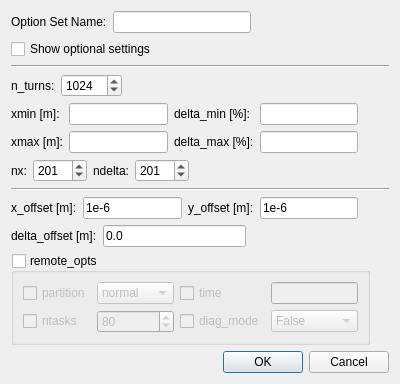
<?xml version="1.0" encoding="UTF-8"?>
<ui version="4.0">
 <class>Dialog</class>
 <widget class="QDialog" name="Dialog">
  <property name="windowModality">
   <enum>Qt::ApplicationModal</enum>
  </property>
  <property name="geometry">
   <rect>
    <x>0</x>
    <y>0</y>
    <width>400</width>
    <height>370</height>
   </rect>
  </property>
  <property name="windowTitle">
   <string>Calculation Option for xy_aper</string>
  </property>
  <layout class="QVBoxLayout" name="verticalLayout_2">
   <item>
    <layout class="QHBoxLayout" name="horizontalLayout">
     <item>
      <widget class="QLabel" name="label">
       <property name="text">
        <string>Option Set Name:</string>
       </property>
      </widget>
     </item>
     <item>
      <widget class="QLineEdit" name="lineEdit_opt_set_name"/>
     </item>
     <item>
      <spacer name="horizontalSpacer_7">
       <property name="orientation">
        <enum>Qt::Horizontal</enum>
       </property>
       <property name="sizeHint" stdset="0">
        <size>
         <width>40</width>
         <height>20</height>
        </size>
       </property>
      </spacer>
     </item>
    </layout>
   </item>
   <item>
    <layout class="QHBoxLayout" name="horizontalLayout_2">
     <item>
      <widget class="QCheckBox" name="checkBox_show_optional">
       <property name="text">
        <string>Show optional settings</string>
       </property>
      </widget>
     </item>
     <item>
      <spacer name="horizontalSpacer_8">
       <property name="orientation">
        <enum>Qt::Horizontal</enum>
       </property>
       <property name="sizeHint" stdset="0">
        <size>
         <width>40</width>
         <height>20</height>
        </size>
       </property>
      </spacer>
     </item>
    </layout>
   </item>
   <item>
    <widget class="Line" name="line">
     <property name="orientation">
      <enum>Qt::Horizontal</enum>
     </property>
    </widget>
   </item>
   <item>
    <layout class="QHBoxLayout" name="horizontalLayout_3">
     <item>
      <widget class="QLabel" name="label_2">
       <property name="text">
        <string>n_turns:</string>
       </property>
      </widget>
     </item>
     <item>
      <widget class="QSpinBox" name="spinBox_n_turns">
       <property name="minimum">
        <number>3</number>
       </property>
       <property name="maximum">
        <number>10000</number>
       </property>
       <property name="value">
        <number>1024</number>
       </property>
      </widget>
     </item>
     <item>
      <spacer name="horizontalSpacer">
       <property name="orientation">
        <enum>Qt::Horizontal</enum>
       </property>
       <property name="sizeHint" stdset="0">
        <size>
         <width>40</width>
         <height>20</height>
        </size>
       </property>
      </spacer>
     </item>
    </layout>
   </item>
   <item>
    <layout class="QGridLayout" name="gridLayout">
     <item row="0" column="0">
      <widget class="QLabel" name="label_3">
       <property name="text">
        <string>xmin [m]:</string>
       </property>
      </widget>
     </item>
     <item row="0" column="1">
      <widget class="QLineEdit" name="lineEdit_xmin"/>
     </item>
     <item row="0" column="2">
      <widget class="QLabel" name="label_7">
       <property name="text">
        <string>delta_min [%]:</string>
       </property>
      </widget>
     </item>
     <item row="0" column="3">
      <widget class="QLineEdit" name="lineEdit_delta_min"/>
     </item>
     <item row="0" column="4">
      <spacer name="horizontalSpacer_2">
       <property name="orientation">
        <enum>Qt::Horizontal</enum>
       </property>
       <property name="sizeHint" stdset="0">
        <size>
         <width>40</width>
         <height>20</height>
        </size>
       </property>
      </spacer>
     </item>
     <item row="1" column="0">
      <widget class="QLabel" name="label_4">
       <property name="text">
        <string>xmax [m]:</string>
       </property>
      </widget>
     </item>
     <item row="1" column="1">
      <widget class="QLineEdit" name="lineEdit_xmax"/>
     </item>
     <item row="1" column="2">
      <widget class="QLabel" name="label_8">
       <property name="text">
        <string>delta_max [%]:</string>
       </property>
      </widget>
     </item>
     <item row="1" column="3">
      <widget class="QLineEdit" name="lineEdit_delta_max"/>
     </item>
     <item row="1" column="4">
      <spacer name="horizontalSpacer_3">
       <property name="orientation">
        <enum>Qt::Horizontal</enum>
       </property>
       <property name="sizeHint" stdset="0">
        <size>
         <width>40</width>
         <height>20</height>
        </size>
       </property>
      </spacer>
     </item>
    </layout>
   </item>
   <item>
    <layout class="QHBoxLayout" name="horizontalLayout_4">
     <item>
      <widget class="QLabel" name="label_5">
       <property name="text">
        <string>nx:</string>
       </property>
      </widget>
     </item>
     <item>
      <widget class="QSpinBox" name="spinBox_nx">
       <property name="minimum">
        <number>3</number>
       </property>
       <property name="maximum">
        <number>1001</number>
       </property>
       <property name="value">
        <number>201</number>
       </property>
      </widget>
     </item>
     <item>
      <widget class="QLabel" name="label_6">
       <property name="text">
        <string>ndelta:</string>
       </property>
      </widget>
     </item>
     <item>
      <widget class="QSpinBox" name="spinBox_ndelta">
       <property name="minimum">
        <number>3</number>
       </property>
       <property name="maximum">
        <number>1001</number>
       </property>
       <property name="value">
        <number>201</number>
       </property>
      </widget>
     </item>
     <item>
      <spacer name="horizontalSpacer_4">
       <property name="orientation">
        <enum>Qt::Horizontal</enum>
       </property>
       <property name="sizeHint" stdset="0">
        <size>
         <width>40</width>
         <height>20</height>
        </size>
       </property>
      </spacer>
     </item>
    </layout>
   </item>
   <item>
    <widget class="Line" name="line_2">
     <property name="orientation">
      <enum>Qt::Horizontal</enum>
     </property>
    </widget>
   </item>
   <item>
    <layout class="QHBoxLayout" name="horizontalLayout_5">
     <item>
      <widget class="QLabel" name="label_9">
       <property name="text">
        <string>x_offset [m]:</string>
       </property>
      </widget>
     </item>
     <item>
      <widget class="QLineEdit" name="lineEdit_x_offset">
       <property name="text">
        <string>1e-6</string>
       </property>
      </widget>
     </item>
     <item>
      <widget class="QLabel" name="label_10">
       <property name="text">
        <string>y_offset [m]:</string>
       </property>
      </widget>
     </item>
     <item>
      <widget class="QLineEdit" name="lineEdit_y_offset">
       <property name="text">
        <string>1e-6</string>
       </property>
      </widget>
     </item>
     <item>
      <spacer name="horizontalSpacer_5">
       <property name="orientation">
        <enum>Qt::Horizontal</enum>
       </property>
       <property name="sizeHint" stdset="0">
        <size>
         <width>40</width>
         <height>20</height>
        </size>
       </property>
      </spacer>
     </item>
    </layout>
   </item>
   <item>
    <layout class="QHBoxLayout" name="horizontalLayout_6">
     <item>
      <widget class="QLabel" name="label_11">
       <property name="text">
        <string>delta_offset [m]:</string>
       </property>
      </widget>
     </item>
     <item>
      <widget class="QLineEdit" name="lineEdit_delta_offset">
       <property name="text">
        <string>0.0</string>
       </property>
      </widget>
     </item>
     <item>
      <spacer name="horizontalSpacer_6">
       <property name="orientation">
        <enum>Qt::Horizontal</enum>
       </property>
       <property name="sizeHint" stdset="0">
        <size>
         <width>40</width>
         <height>20</height>
        </size>
       </property>
      </spacer>
     </item>
    </layout>
   </item>
   <item>
    <layout class="QHBoxLayout" name="horizontalLayout_7">
     <item>
      <widget class="QGroupBox" name="groupBox_remote_opts">
       <property name="title">
        <string>remote_opts</string>
       </property>
       <property name="checkable">
        <bool>true</bool>
       </property>
       <property name="checked">
        <bool>false</bool>
       </property>
       <layout class="QVBoxLayout" name="verticalLayout">
        <item>
         <layout class="QGridLayout" name="gridLayout_2">
          <item row="0" column="0">
           <widget class="QCheckBox" name="checkBox_partition">
            <property name="text">
             <string>partition</string>
            </property>
           </widget>
          </item>
          <item row="0" column="1">
           <widget class="QComboBox" name="comboBox_partition">
            <item>
             <property name="text">
              <string>normal</string>
             </property>
            </item>
            <item>
             <property name="text">
              <string>short</string>
             </property>
            </item>
            <item>
             <property name="text">
              <string>debug</string>
             </property>
            </item>
            <item>
             <property name="text">
              <string>long</string>
             </property>
            </item>
            <item>
             <property name="text">
              <string>longlong</string>
             </property>
            </item>
            <item>
             <property name="text">
              <string>low</string>
             </property>
            </item>
            <item>
             <property name="text">
              <string>high</string>
             </property>
            </item>
           </widget>
          </item>
          <item row="0" column="2">
           <widget class="QCheckBox" name="checkBox_time">
            <property name="text">
             <string>time</string>
            </property>
           </widget>
          </item>
          <item row="0" column="3">
           <widget class="QLineEdit" name="lineEdit_time"/>
          </item>
          <item row="1" column="0">
           <widget class="QCheckBox" name="checkBox_ntasks">
            <property name="text">
             <string>ntasks</string>
            </property>
           </widget>
          </item>
          <item row="1" column="1">
           <widget class="QSpinBox" name="spinBox_ntasks">
            <property name="specialValueText">
             <string/>
            </property>
            <property name="minimum">
             <number>2</number>
            </property>
            <property name="maximum">
             <number>1000</number>
            </property>
            <property name="singleStep">
             <number>2</number>
            </property>
            <property name="value">
             <number>80</number>
            </property>
           </widget>
          </item>
          <item row="1" column="2">
           <widget class="QCheckBox" name="checkBox_diag_mode">
            <property name="text">
             <string>diag_mode</string>
            </property>
           </widget>
          </item>
          <item row="1" column="3">
           <widget class="QComboBox" name="comboBox_diag_mode">
            <property name="currentIndex">
             <number>1</number>
            </property>
            <item>
             <property name="text">
              <string>True</string>
             </property>
            </item>
            <item>
             <property name="text">
              <string>False</string>
             </property>
            </item>
           </widget>
          </item>
         </layout>
        </item>
       </layout>
      </widget>
     </item>
     <item>
      <spacer name="horizontalSpacer_9">
       <property name="orientation">
        <enum>Qt::Horizontal</enum>
       </property>
       <property name="sizeHint" stdset="0">
        <size>
         <width>40</width>
         <height>20</height>
        </size>
       </property>
      </spacer>
     </item>
    </layout>
   </item>
   <item>
    <widget class="QDialogButtonBox" name="buttonBox">
     <property name="orientation">
      <enum>Qt::Horizontal</enum>
     </property>
     <property name="standardButtons">
      <set>QDialogButtonBox::Cancel|QDialogButtonBox::Ok</set>
     </property>
    </widget>
   </item>
  </layout>
 </widget>
 <resources/>
 <connections>
  <connection>
   <sender>buttonBox</sender>
   <signal>accepted()</signal>
   <receiver>Dialog</receiver>
   <slot>accept()</slot>
   <hints>
    <hint type="sourcelabel">
     <x>248</x>
     <y>254</y>
    </hint>
    <hint type="destinationlabel">
     <x>157</x>
     <y>274</y>
    </hint>
   </hints>
  </connection>
  <connection>
   <sender>buttonBox</sender>
   <signal>rejected()</signal>
   <receiver>Dialog</receiver>
   <slot>reject()</slot>
   <hints>
    <hint type="sourcelabel">
     <x>316</x>
     <y>260</y>
    </hint>
    <hint type="destinationlabel">
     <x>286</x>
     <y>274</y>
    </hint>
   </hints>
  </connection>
 </connections>
</ui>
